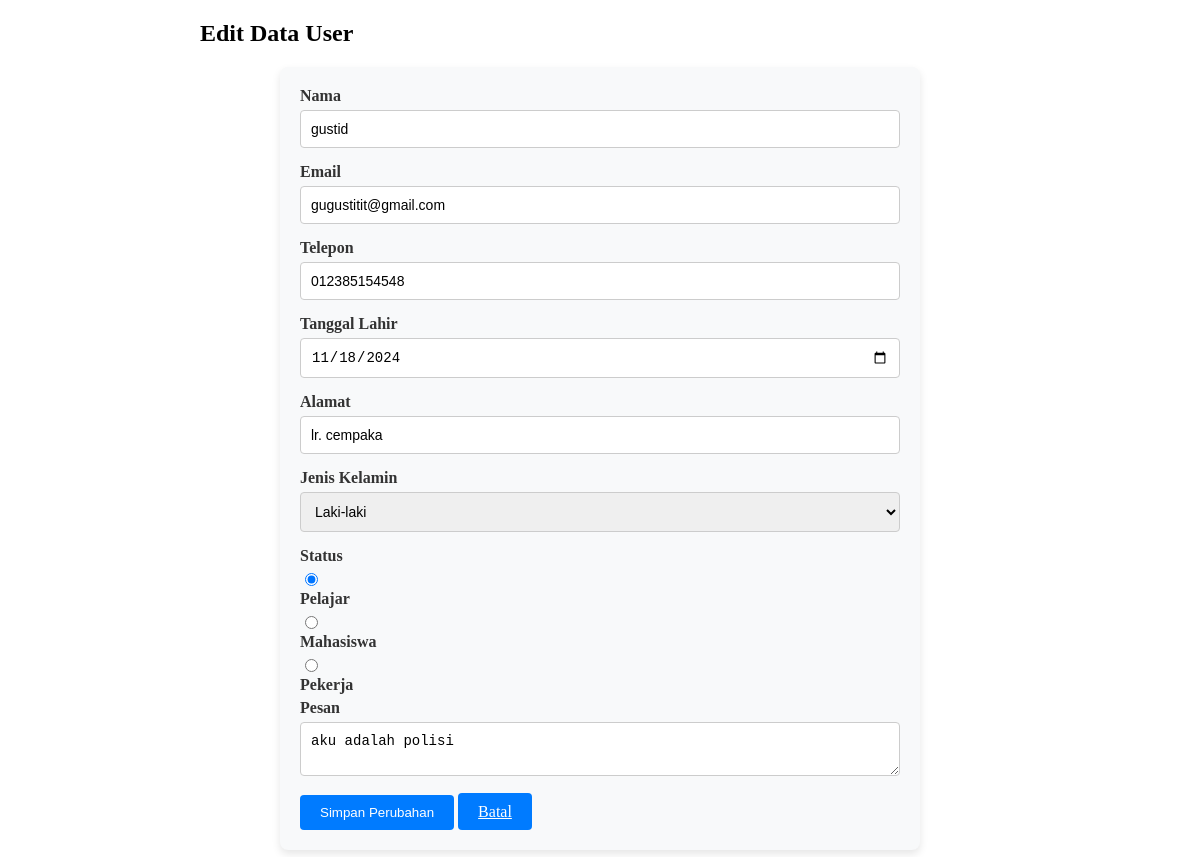
/crud/update.php?id=7, run on the app's committed database.
### tables this page shows
CREATE TABLE `pendaftar` (
  `id` int(11) NOT NULL,
  `name` varchar(100) NOT NULL,
  `email` varchar(100) NOT NULL,
  `phone` varchar(15) NOT NULL,
  `dob` date NOT NULL,
  `alamat` varchar(100) NOT NULL,
  `jekel` enum('Laki-laki','Perempuan') NOT NULL,
  `status` enum('Pelajar','Mahasiswa','Pekerja') NOT NULL,
  `pesan` text NOT NULL
);

### crud/update.php (the view, shortened to what this page needs)
<!DOCTYPE html>
<html lang="en">
<head>
    <link rel="stylesheet" href="../assets/cssform.css">
</head>
<body>
    <div class="container mt-5">
        <div class="row justify-content-center">
            <div class="col-md-6">
                <div class="form-container">
                    <h2 class="text-center mb-4">Edit Data User</h2>
                    <?php
                    $id = isset($_GET['id']) ? intval($_GET['id']) : 0;
                    if ($id > 0) {
                        $stmt = $koneksi->prepare("SELECT * FROM pendaftar WHERE id = ?");
                        $stmt->bind_param("i", $id);
                        $stmt->execute();
                        $result = $stmt->get_result();
                        if ($result->num_rows > 0) {
                            $user = $result->fetch_assoc();
                        } else {
                            die("<div class='alert alert-danger'>Data pengguna tidak ditemukan.</div>");
                        }
                    } else {
                        die("<div class='alert alert-danger'>ID tidak valid.</div>");
                    }
                    ?>
                    <form action="update_process.php?id=<?= $user['id'] ?>" method="POST">
                        <div class="form-group">
                            <label for="name">Nama</label>
                            <input type="text" class="form-control" id="name" name="name" value="<?= htmlspecialchars($user['name']) ?>" required>
                        </div>
                        <div class="form-group">
                            <label for="email">Email</label>
                            <input type="email" class="form-control" id="email" name="email" value="<?= htmlspecialchars($user['email']) ?>" required>
                        </div>
                        <div class="form-group">
                            <label for="phone">Telepon</label>
                            <input type="text" class="form-control" id="phone" name="phone" value="<?= htmlspecialchars($user['phone']) ?>" required>
                        </div>
                        <div class="form-group">
                            <label for="dob">Tanggal Lahir</label>
                            <input type="date" class="form-control" id="dob" name="dob" value="<?= htmlspecialchars($user['dob']) ?>" required>
                        </div>
                        <div class="form-group">
                            <label for="alamat">Alamat</label>
                            <input type="text" class="form-control" id="alamat" name="alamat" value="<?= htmlspecialchars($user['alamat']) ?>" required>
                        </div>
                        <div class="form-group">
                            <label for="jekel">Jenis Kelamin</label>
                            <select class="form-control" name="jekel" id="jekel" required>
                                <option value="Laki-laki" <?= $user['jekel'] == 'Laki-laki' ? 'selected' : '' ?>>Laki-laki</option>
                            </select>
                        </div>
                        <div class="form-group">
                            <label>Status</label>
                            <div class="d-flex">
                                <div class="form-check mr-3">
                                    <input type="radio" class="form-check-input" id="status_pelajar" name="status" value="Pelajar" <?= $user['status'] == 'Pelajar' ? 'checked' : '' ?>>
                                    <label for="status_pelajar" class="form-check-label">Pelajar</label>
                                </div>
                                <div class="form-check mr-3">
                                    <input type="radio" class="form-check-input" id="status_mahasiswa" name="status" value="Mahasiswa" <?= $user['status'] == 'Mahasiswa' ? 'checked' : '' ?>>
                                    <label for="status_mahasiswa" class="form-check-label">Mahasiswa</label>
                                </div>
                                <div class="form-check">
                                    <input type="radio" class="form-check-input" id="status_pekerja" name="status" value="Pekerja" <?= $user['status'] == 'Pekerja' ? 'checked' : '' ?>>
                                    <label for="status_pekerja" class="form-check-label">Pekerja</label>
                                </div>
                            </div>
                        </div>
                        <div class="form-group">
                            <label for="pesan">Pesan</label>
                            <textarea class="form-control" id="pesan" name="pesan" required><?= htmlspecialchars($user['pesan']) ?></textarea>
                        </div>
                        <div class="d-flex justify-content-between">
                            <button type="submit" class="btn btn-primary">Simpan Perubahan</button>
                            <a href="index.php" class="btn btn-secondary">Batal</a>
                        </div>
                    </form>
                </div>
            </div>
        </div>
    </div>
</body>
</html>

### assets/cssform.css (style rules this page uses)
form { margin: 20px auto; padding: 20px; background-color: #f8f9fa; border-radius: 8px; box-shadow: 0 4px 8px rgba(0, 0, 0, 0.1); max-width: 600px; width: 100%; }
label { display: block; font-weight: bold; margin-bottom: 5px; color: #333; }
input[type="text"], input[type="email"], input[type="tel"], input[type="date"], select, textarea { width: 100%; padding: 10px; margin-bottom: 15px; border: 1px solid #ccc; border-radius: 4px; font-size: 14px; box-sizing: border-box; }
button, .btn { padding: 10px 20px; background-color: #007bff; border: none; color: white; border-radius: 4px; cursor: pointer; transition: background-color 0.3s ease; }
.container { max-width: 800px; margin: 0 auto; }

### data on the page
pendaftar: name "gustid", email "gugustitit@gmail.com", phone "012385154548", dob "11/18/2024", alamat "lr. cempaka", jekel "Laki-laki", status "☑ Pelajar", status "☐ Mahasiswa", status "☐ Pekerja", pesan "aku adalah polisi"
